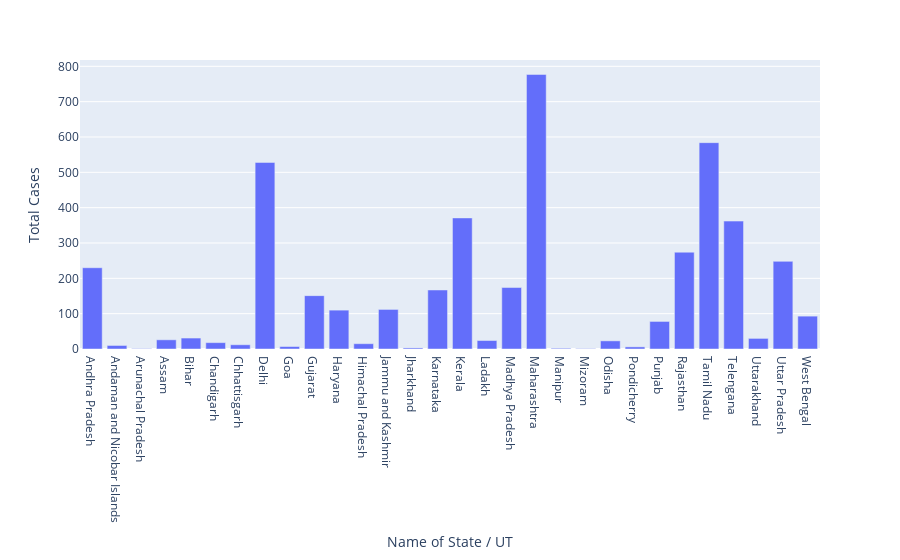

The cell this chart's notebook holds for it:
### Code cell
px.bar(df,x='Name of State / UT',y='Total Cases')

### Figure 1 — Plotly figure (JSON) as saved in the notebook; plotly's stock layout.template omitted (floating-point values rounded to 4 significant figures)
{"data": [{"alignmentgroup": "True", "hovertemplate": "Name of State / UT=%{x}<br>Total Cases=%{y}<extra></extra>", "legendgroup": "", "marker": {"color": "#636efa"}, "name": "", "offsetgroup": "", "orientation": "v", "showlegend": false, "textposition": "auto", "type": "bar", "x": ["Andhra Pradesh", "Andaman and Nicobar Islands", "Arunachal Pradesh", "Assam", "Bihar", "Chandigarh", "Chhattisgarh", "Delhi", "Goa", "Gujarat", "Haryana", "Himachal Pradesh", "Jammu and Kashmir", "Jharkhand", "Karnataka", "Kerala", "Ladakh", "Madhya Pradesh", "Maharashtra", "Manipur", "Mizoram", "Odisha", "Pondicherry", "Punjab", "Rajasthan", "Tamil Nadu", "Telengana", "Uttarakhand", "Uttar Pradesh", "West Bengal"], "xaxis": "x", "y": [230, 10, 1, 26, 31, 18, 12, 528, 7, 151, 110, 15, 112, 3, 167, 371, 24, 174, 777, 2, 1, 23, 6, 78, 274, 584, 362, 30, 248, 93], "yaxis": "y"}], "layout": {"barmode": "relative", "legend": {"tracegroupgap": 0}, "margin": {"t": 60}, "xaxis": {"anchor": "y", "domain": [0, 1], "title": {"text": "Name of State / UT"}}, "yaxis": {"anchor": "x", "domain": [0, 1], "title": {"text": "Total Cases"}}}}
